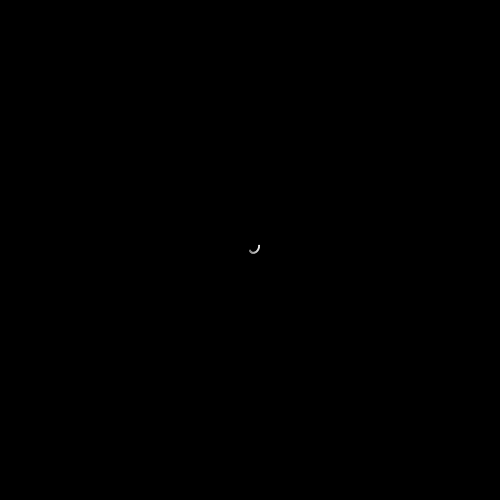
Frame 1 (no input)
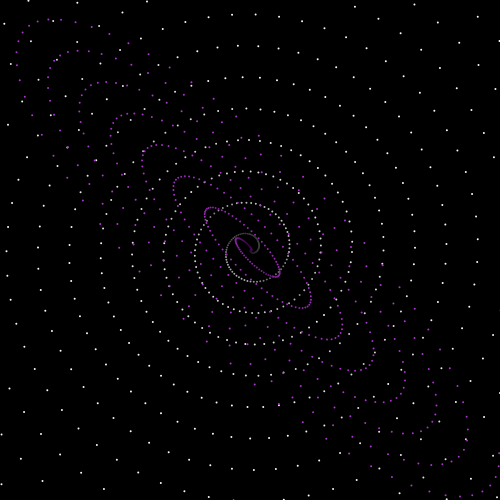
Frame 60 (no input)
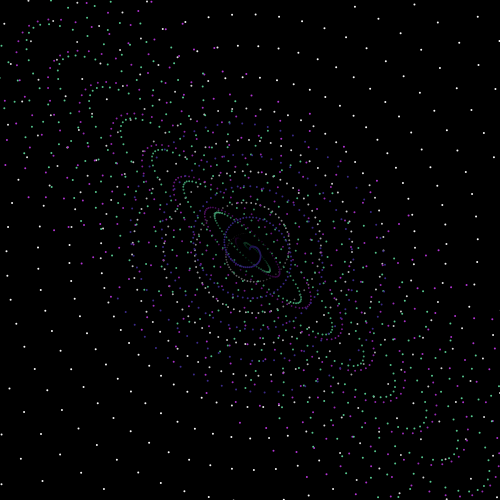
Frame 120 (the mouse pressed at the canvas centre since frame 60)

The p5.js sketch that drew these frames (run headless with seeded random() and noise() and a simulated clock; from frame 60 on, the mouse is pressed at the canvas centre):

// p5.js sketch
// ── sketch.js
// https://editor.p5js.org/jht9629-nyu/sketches/ueeTNGcPm
// matt-parker-07_02-sketch_200701a
// https://github.com/madparker/-p5t/blob/main/%23p5t/ArtSketch/07_02_2020/sketch_200701a/sketch_200701a.pde
// #p5t/ArtSketch/07_02_2020/sketch_200701a/sketch_200701a.pde

// The original used frameRate(1250); browsers cap draw() at ~60fps,
// so draw() runs tick() several times per frame to keep the original speed.
const STEPS_PER_FRAME = 20;

let w = 0,
  x = 0,
  y = 0,
  a = 0,
  b = 0;
let c,
  o = 250;

function setup() {
  createCanvas(500, 500);
  noStroke();
  background(0); // clear()
  c = o;
}

function draw() {
  for (let n = 0; n < STEPS_PER_FRAME; n++) tick();
}

// Named tick, not step: p5 2.x has a global step().
function tick() {
  w += 0.5;
  x += 0.1;
  y += 0.1;
  a = sin(x) * w + o;
  b = cos(y) * w + o;
  fill(0, 9);
  circle(a, b, 30);
  fill(c);
  circle(a, b, 2);
  if (w > 350) {
    c = color(random(o), random(o), random(99, o));
    x++;
    w = 0;
  }
}

// ---- Original Processing source: #p5t/ArtSketch/07_02_2020/sketch_200701a/sketch_200701a.pde
/*
float w,x,y,a,b;int c,o=250;
void setup(){
  size(500,500);frameRate(o*5);noStroke();clear();c=o;}
void draw(){
  w+=.5;x+=.1;y+=.1;
  a=sin(x)*w+o;b=cos(y)*w+o;
  fill(0,9);circle(a,b,30);
  fill(c);circle(a,b,2);
  if(w>350){c=color(random(o),random(o),random(99,o));x++;w=0;}}
*/
